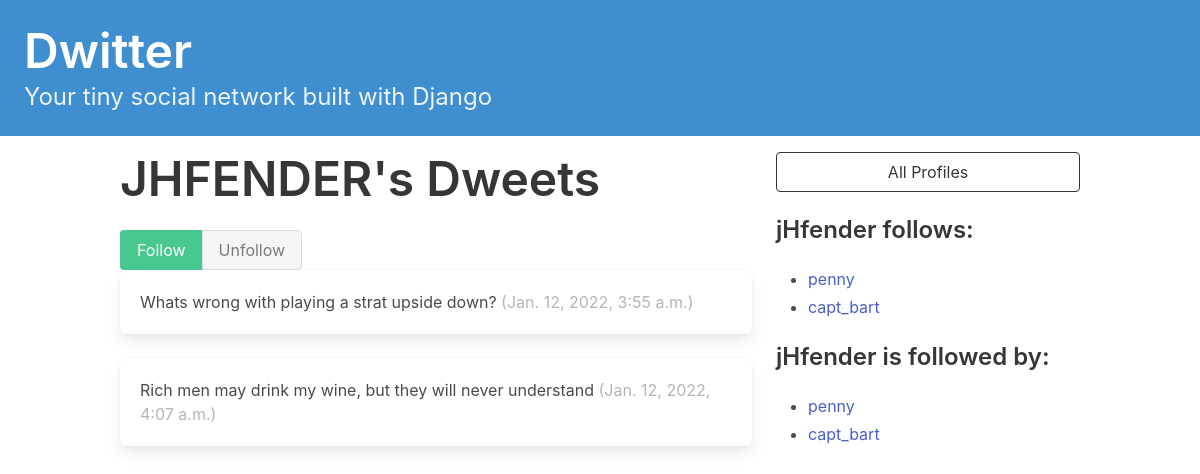
The page /profile/3 on the database its author committed.
### dwitter/models.py (models this page shows, shortened)
class Profile(models.Model):
    user = models.OneToOneField(User, on_delete=models.CASCADE)
    follows = models.ManyToManyField(
        "self", related_name="followed_by", symmetrical=False,
        blank=True
    )
    def __str__(self):
        return self.user.username

class Dweet(models.Model):
    user = models.ForeignKey(
        User, related_name="dweets", on_delete=models.DO_NOTHING
    )
    body = models.CharField(max_length=140)
    created_at = models.DateTimeField(auto_now_add=True)

### dwitter/views.py (the view, shortened to what this page needs)
# urls.py: path("profile/<int:pk>", profile, name="profile"),
def profile(request, pk):
    profile = Profile.objects.get(pk=pk)
    return render(request, "dwitter/profile.html", {"profile": profile})

### dwitter/templates/dwitter/profile.html (shortened to what this page needs)
{% extends 'base.html' %}
{% block content %}
<div class="column">
    <div class="block">
    <h1 class="title is-1">
        {{profile.user.username|upper}}'s Dweets
    </h1>
    </div>
    <form method="post">
      <div class="buttons has-addons">
      {% if profile in user.profile.follows.all %}
          <button class="button is-success is-static">Follow</button>
          <button class="button is-danger" name="follow" value="unfollow">
            Unfollow
          </button>
      {% else %}
          <button class="button is-success" name="follow" value="follow">
            Follow
          </button>
          <button class="button is-danger is-static">Unfollow</button>
      {% endif %}
      </div>
    </form>
    <div class="content">
      {% for dweet in profile.user.dweets.all %}
        <div class="box">
          {{ dweet.body }}
          <span class="is-small has-text-grey-light">
            ({{ dweet.created_at }})
          </span>
        </div>
      {% endfor %}
    </div>
</div>
<div class="column is-one-third">
    <div class="block">
        <a href="{% url 'dwitter:profile_list' %}">
            <button class="button is-dark is-outlined is-fullwidth">
                All Profiles
            </button>
        </a>
    </div>
    <div class="block">
        <h3 class="title is-4">
            {{profile.user.username}} follows:
        </h3>
        <div class="content">
            <ul>
            {% for following in profile.follows.all %}
                <li>
                    <a href="{% url 'dwitter:profile' following.id %}">
                        {{ following }}
                    </a>
                </li>
            {% endfor %}
            </ul>
        </div>
    </div>
    <div class="block">
        <h3 class="title is-4">
            {{profile.user.username}} is followed by:
        </h3>
        <div class="content">
            <ul>
            {% for follower in profile.followed_by.all %}
                <li>
                    <a href="{% url 'dwitter:profile' follower.id %}">
                        {{ follower }}
                    </a>
                </li>
            {% endfor %}
            </ul>
        </div>
    </div>
</div>
{% endblock content %}

### rows shown on the page
Profile: user.username "JHFENDER", user.username "jHfender"
Dweet: body "Whats wrong with playing a strat upside down?", created_at "Jan. 12, 2022, 3:55 a.m."
Dweet: body "Rich men may drink my wine, but they will never understand", created_at "Jan. 12, 2022, 4:07 a.m."
Profile: user.username "penny"
Profile: user.username "capt_bart"
